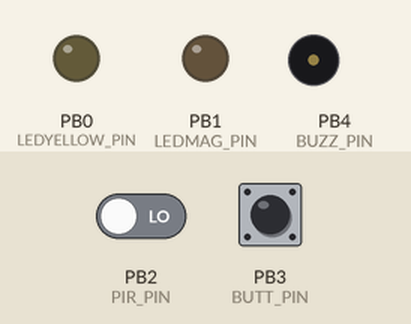
This sketch was run on a simulated ATtiny85, built with avr-gcc and run on an emulated ATtiny85. On the bench: output pins drawn as LEDs (lit = HIGH), buzzer (waves = sounding, pin HIGH). The test bench sets the inputs (shaded band); at power-on: PB2 (PIR_PIN) LOW, PB3 (BUTT_PIN) HIGH.

Above: at 1.2 s.
1.3 s: PB2 (PIR_PIN) driven HIGH
At 1.8 s:
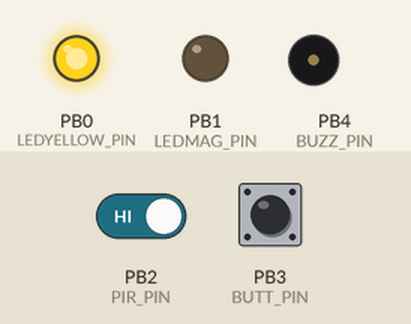
2.8 s: PB3 (BUTT_PIN) pulled LOW for 0.15 s
At 2.95 s:
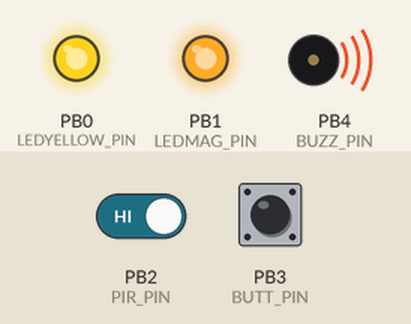
5.8 s: PB2 (PIR_PIN) driven LOW
At 7.1 s:
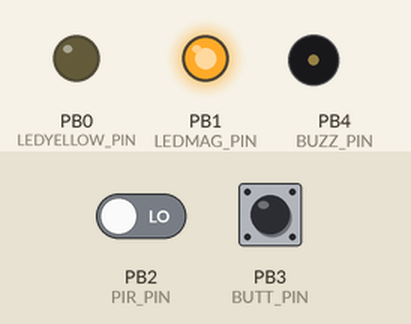
7.4 s: PB3 (BUTT_PIN) pulled LOW for 1 s
At 7.9 s:
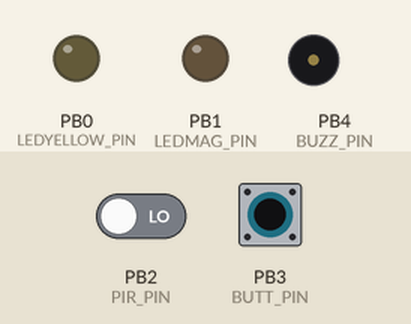
9.9 s: PB3 (BUTT_PIN) pulled LOW for 3.2 s
At 10.9 s:
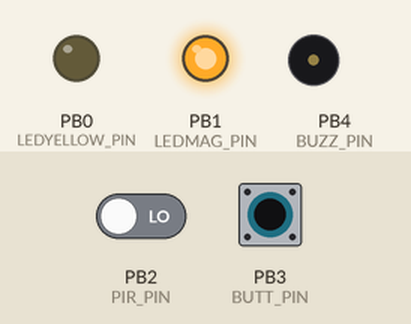
Timing chart, 0 to 12.9 s (numbered marks = the images above; inputs shaded):
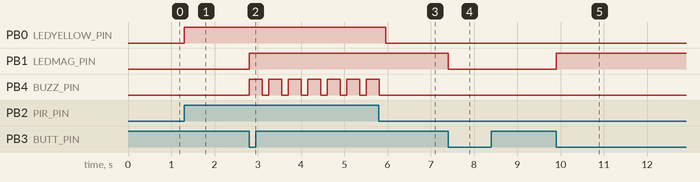

The sketch:

PIR_alarm_with_ATtiny85.ino
```cpp
#include <Bounce2.h>

#define LEDYELLOW_PIN PB0
#define LEDMAG_PIN PB1
#define BUZZ_PIN PB4
#define PIR_PIN PB2
#define BUTT_PIN PB3

Bounce2::Button button = Bounce2::Button();

boolean active_buzzer;
boolean armed;
int i;


void setup() {
    // Set variable "active_buzzer" = true if the active buzzer (KY-12) is used
    // or set "active_buzzer" = false if the passive buzzer (KY-006) is used.
    active_buzzer = true;
    pinMode(LEDYELLOW_PIN, OUTPUT);
    pinMode(LEDMAG_PIN, OUTPUT);
    pinMode(BUZZ_PIN, OUTPUT);
    pinMode(PIR_PIN, INPUT);
    button.attach ( BUTT_PIN , INPUT_PULLUP );
    button.interval(5);
    button.setPressedState(LOW);
    armed = false;
    digitalWrite(LEDMAG_PIN, LOW);

}

void loop() {
    button.update();
      if ( button.pressed() ) {
          if (armed == false) {
              armed = true;
          } else {
              armed = false;
          }
      }

      if (armed == true) {
          digitalWrite(LEDMAG_PIN, HIGH);
      } else {
          digitalWrite(LEDMAG_PIN, LOW);
      }

      if (digitalRead(PIR_PIN) == HIGH) {
        digitalWrite(LEDYELLOW_PIN, HIGH);
          if (armed) {
              pipip();
          }
      } else {
          digitalWrite(LEDYELLOW_PIN, LOW);
          digitalWrite(BUZZ_PIN, LOW);
      }
}

void pipip() {
    if (active_buzzer) {
        digitalWrite(BUZZ_PIN, HIGH);
        delay(300);
        digitalWrite(BUZZ_PIN, LOW);
        delay(150);
    } else {
          for (i=0; i<= 600; i++) {
              digitalWrite(BUZZ_PIN, HIGH);
              delayMicroseconds(300);
              digitalWrite(BUZZ_PIN, LOW);
              delayMicroseconds(300);
          }
          delay(200);
    }
}
```

Measured:
- after the input at 1.3 s, PB0 (LEDYELLOW_PIN): LOW → HIGH at once
- after the input at 2.8 s, PB1 (LEDMAG_PIN): LOW → HIGH at once; PB4 (BUZZ_PIN): alternates HIGH for 0.30 s and LOW for 0.15 s, starting at once
- after the input at 5.8 s, PB0 (LEDYELLOW_PIN): HIGH → LOW after 0.16 s; PB4 (BUZZ_PIN): goes on until 5.8 s, then stays LOW
- after the input at 7.4 s, PB1 (LEDMAG_PIN): HIGH → LOW at once
- after the input at 9.9 s, PB1 (LEDMAG_PIN): LOW → HIGH at once
